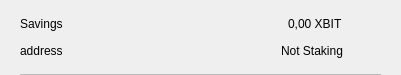
<?xml version="1.0" encoding="UTF-8"?>
<ui version="4.0">
 <class>CSRow</class>
 <widget class="QWidget" name="CSRow">
  <property name="geometry">
   <rect>
    <x>0</x>
    <y>0</y>
    <width>401</width>
    <height>75</height>
   </rect>
  </property>
  <property name="windowTitle">
   <string>Form</string>
  </property>
  <layout class="QVBoxLayout" name="verticalLayout">
   <property name="spacing">
    <number>0</number>
   </property>
   <property name="leftMargin">
    <number>20</number>
   </property>
   <property name="topMargin">
    <number>10</number>
   </property>
   <property name="rightMargin">
    <number>20</number>
   </property>
   <property name="bottomMargin">
    <number>0</number>
   </property>
   <item>
    <widget class="QWidget" name="info" native="true">
     <property name="minimumSize">
      <size>
       <width>0</width>
       <height>0</height>
      </size>
     </property>
     <layout class="QHBoxLayout" name="horizontalLayout_3">
      <property name="leftMargin">
       <number>0</number>
      </property>
      <property name="topMargin">
       <number>0</number>
      </property>
      <property name="rightMargin">
       <number>0</number>
      </property>
      <property name="bottomMargin">
       <number>10</number>
      </property>
      <item>
       <widget class="QWidget" name="container" native="true">
        <property name="minimumSize">
         <size>
          <width>0</width>
          <height>0</height>
         </size>
        </property>
        <layout class="QVBoxLayout" name="verticalLayout_2">
         <property name="spacing">
          <number>0</number>
         </property>
         <property name="leftMargin">
          <number>0</number>
         </property>
         <property name="topMargin">
          <number>0</number>
         </property>
         <property name="rightMargin">
          <number>0</number>
         </property>
         <property name="bottomMargin">
          <number>0</number>
         </property>
         <item>
          <layout class="QHBoxLayout" name="horizontalLayout">
           <item>
            <widget class="QLabel" name="labelName">
             <property name="text">
              <string>Savings</string>
             </property>
            </widget>
           </item>
           <item>
            <spacer name="horizontalSpacer">
             <property name="orientation">
              <enum>Qt::Horizontal</enum>
             </property>
             <property name="sizeHint" stdset="0">
              <size>
               <width>40</width>
               <height>20</height>
              </size>
             </property>
            </spacer>
           </item>
           <item>
            <widget class="QLabel" name="labelAmount">
             <property name="text">
              <string>0,00 XBIT</string>
             </property>
            </widget>
           </item>
          </layout>
         </item>
         <item>
          <layout class="QHBoxLayout" name="horizontalLayout_2">
           <item>
            <widget class="QLabel" name="labelAddress">
             <property name="text">
              <string>address</string>
             </property>
            </widget>
           </item>
           <item>
            <spacer name="horizontalSpacer_2">
             <property name="orientation">
              <enum>Qt::Horizontal</enum>
             </property>
             <property name="sizeHint" stdset="0">
              <size>
               <width>40</width>
               <height>20</height>
              </size>
             </property>
            </spacer>
           </item>
           <item>
            <widget class="QLabel" name="labelStaking">
             <property name="text">
              <string>Not Staking</string>
             </property>
            </widget>
           </item>
          </layout>
         </item>
        </layout>
       </widget>
      </item>
      <item alignment="Qt::AlignHCenter|Qt::AlignVCenter">
       <widget class="QPushButton" name="pushButtonMenu">
        <property name="minimumSize">
         <size>
          <width>24</width>
          <height>24</height>
         </size>
        </property>
        <property name="maximumSize">
         <size>
          <width>32</width>
          <height>32</height>
         </size>
        </property>
        <property name="focusPolicy">
         <enum>Qt::NoFocus</enum>
        </property>
        <property name="styleSheet">
         <string notr="true">border:none; background-color:transparent;</string>
        </property>
        <property name="text">
         <string/>
        </property>
        <property name="icon">
         <iconset>
          <normaloff>://ic-menu-hover</normaloff>://ic-menu-hover</iconset>
        </property>
        <property name="iconSize">
         <size>
          <width>24</width>
          <height>24</height>
         </size>
        </property>
       </widget>
      </item>
     </layout>
    </widget>
   </item>
   <item>
    <widget class="QLabel" name="lblDivisory">
     <property name="minimumSize">
      <size>
       <width>0</width>
       <height>1</height>
      </size>
     </property>
     <property name="maximumSize">
      <size>
       <width>16777215</width>
       <height>1</height>
      </size>
     </property>
     <property name="styleSheet">
      <string notr="true">background-color:#bababa;</string>
     </property>
     <property name="text">
      <string/>
     </property>
     <property name="alignment">
      <set>Qt::AlignBottom|Qt::AlignLeading|Qt::AlignLeft</set>
     </property>
    </widget>
   </item>
  </layout>
 </widget>
 <resources/>
 <connections/>
</ui>
